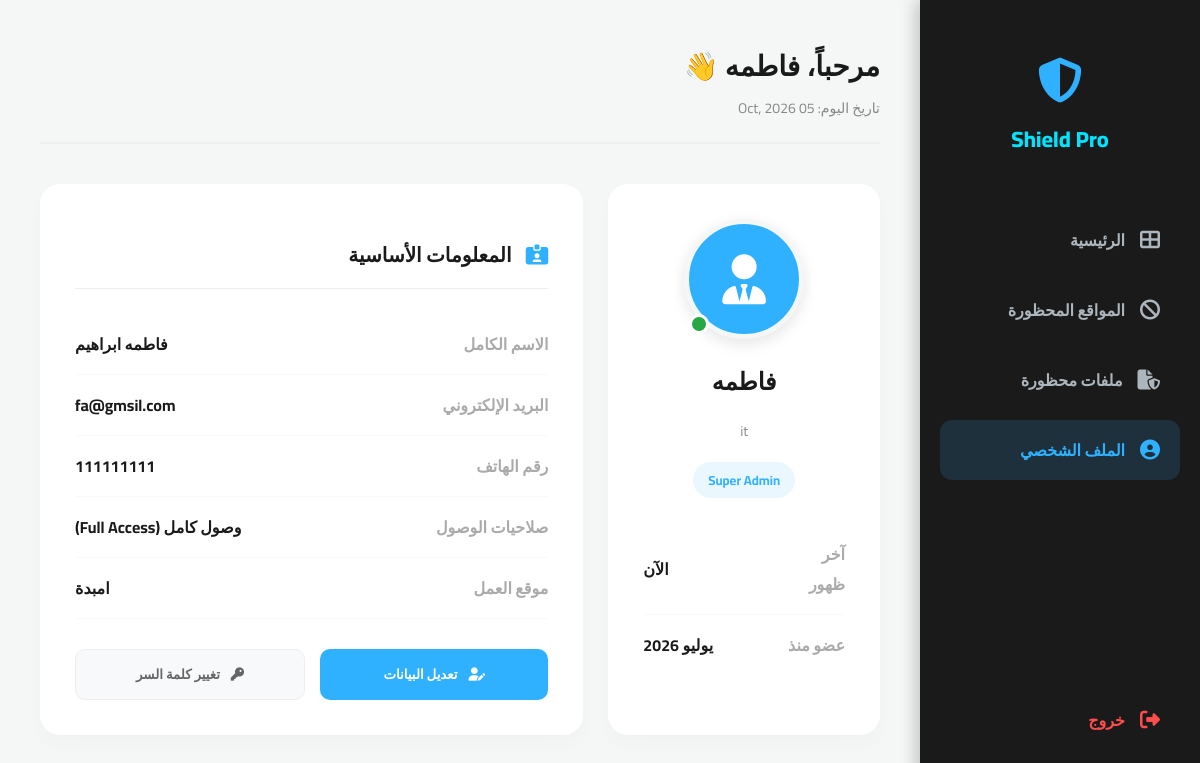
The app's page /backend/dashboard.php?page=profile (signed in) with its own data.
### tables this page shows
CREATE TABLE `users` (
  `id` int(11) NOT NULL,
  `username` varchar(255) NOT NULL,
  `fullname` varchar(255) NOT NULL,
  `email` varchar(255) NOT NULL,
  `password` varchar(255) NOT NULL,
  `phone` varchar(50) NOT NULL,
  `job_title` varchar(255) NOT NULL,
  `location` varchar(255) NOT NULL,
  `role` varchar(50) DEFAULT 'Super Admin',
  `created_at` timestamp NOT NULL DEFAULT current_timestamp()
);

### backend/profile.php (the view, shortened to what this page needs)
<?php
$user_id = $_SESSION['user_id'];
$query = "SELECT * FROM users WHERE id = '$user_id'";
$result = mysqli_query($conn, $query);
if ($result && mysqli_num_rows($result) > 0) {
    $user = mysqli_fetch_assoc($result);
    $username  = htmlspecialchars($user['username']);
    $fullname  = htmlspecialchars($user['fullname']);
    $email     = htmlspecialchars($user['email']);
    $phone     = htmlspecialchars($user['phone']);
    $job_title = htmlspecialchars($user['job_title']);
    $location  = htmlspecialchars($user['location']);
    $role      = htmlspecialchars($user['role']);
    $access_level = ($role === 'Super Admin') ? 'وصول كامل (Full Access)' : 'وصول محدود';
    $created_at = strtotime($user['created_at']);
    $months = [
        "Jan" => "يناير", "Feb" => "فبراير", "Mar" => "مارس", "Apr" => "أبريل",
        "May" => "مايو", "Jun" => "يونيو", "Jul" => "يوليو", "Aug" => "أغسطس",
        "Sep" => "سبتمبر", "Oct" => "أكتوبر", "Nov" => "نوفمبر", "Dec" => "ديسمبر"
    ];
    $month_en = date('M', $created_at);
    $year = date('Y', $created_at);
    $join_date = $months[$month_en] . ' ' . $year;
}
?>
<div class="profile-grid">
    <div class="profile-card">
        <div class="avatar-wrapper">
            <div class="avatar-main">
                <i class="fas fa-user-tie"></i>
            </div>
            <div class="status-online" title="متصل الآن"></div>
        </div>
        <h3><?php echo $username; ?></h3>
        <p><?php echo $job_title; ?></p>
        <span class="role-badge"><?php echo $role; ?></span>
        <div style="margin-top: 30px; text-align: right;">
            <div class="info-row">
                <span class="info-label">آخر ظهور</span>
                <span class="info-value">الآن</span>
            </div>
            <div class="info-row">
                <span class="info-label">عضو منذ</span>
                <span class="info-value"><?php echo $join_date; ?></span>
            </div>
        </div>
    </div>
    <div class="details-card">
        <h2><i class="fas fa-id-card-clip" style="margin-left: 10px; color: var(--primary);"></i> المعلومات الأساسية</h2>
        <form id="profileForm" method="POST" action="">
            <div class="info-row">
                <span class="info-label">الاسم الكامل</span>
                <span class="info-value editable" data-name="fullname"><?php echo $fullname; ?></span>
            </div>
            <div class="info-row">
                <span class="info-label">البريد الإلكتروني</span>
                <span class="info-value editable" data-name="email"><?php echo $email; ?></span>
            </div>
            <div class="info-row">
                <span class="info-label">رقم الهاتف</span>
                <span class="info-value editable" data-name="phone" dir="ltr"><?php echo $phone; ?></span>
            </div>
            <div class="info-row">
                <span class="info-label">صلاحيات الوصول</span>
                <span class="info-value"><?php echo $access_level; ?></span>
            </div>
            <div class="info-row">
                <span class="info-label">موقع العمل</span>
                <span class="info-value editable" data-name="location"><?php echo $location; ?></span>
            </div>
            <div class="action-buttons">
                <button type="button" id="editBtn" class="btn-profile btn-edit"><i class="fas fa-user-pen" style="margin-left: 8px;"></i> تعديل البيانات</button>
                <button type="button" id="openPasswordModal" class="btn-profile btn-password"><i class="fas fa-key" style="margin-left: 8px;"></i> تغيير كلمة السر</button>
            </div>
        </form>
    </div>
</div>

### backend/dashboard.php (style rules this page uses)
:root { --primary: #30b1ff; --secondary: #00e4fe; --dark: #1a1a1a; --danger: #dc3545; --success: #28a745; --bg: #f4f7f6; --sidebar-width: 280px; }
* { box-sizing: border-box; }
body { font-family: 'Cairo', sans-serif; background: var(--bg); margin: 0; display: flex; min-height: 100vh; direction: rtl; }

### backend/profile.php (style rules this page uses)
:root { --primary: #30b1ff; --success: #28a745; --dark: #1a1a1a; --danger: #dc3545; }
.profile-grid { display: grid; grid-template-columns: 1fr 2fr; gap: 25px; max-width: 1000px; margin: 0 auto; }
.profile-card, .details-card { background: white; padding: 35px; border-radius: 20px; box-shadow: 0 10px 20px rgba(0,0,0,0.02); }
.profile-card { text-align: center; }
.avatar-wrapper { position: relative; width: 120px; height: 120px; margin: 0 auto 20px; }
.avatar-main { width: 100%; height: 100%; background: var(--primary); border-radius: 50%; display: flex; align-items: center; justify-content: center; color: white; font-size: 50px; border: 5px solid #f4f7f6; box-shadow: 0 5px 15px rgba(0,0,0,0.1); }
.status-online { position: absolute; bottom: 5px; left: 5px; width: 20px; height: 20px; background: var(--success); border: 3px solid white; border-radius: 50%; }
.profile-card h3 { margin: 10px 0 5px; font-size: 24px; color: var(--dark); }
.profile-card p { color: #888; font-size: 14px; margin-bottom: 20px; }
.role-badge { background: rgba(48, 177, 255, 0.1); color: var(--primary); padding: 6px 15px; border-radius: 20px; font-size: 13px; font-weight: 700; }
.details-card h2 { font-size: 20px; margin-bottom: 25px; color: var(--dark); border-bottom: 1px solid #eee; padding-bottom: 15px; }
.info-row { display: flex; justify-content: space-between; align-items: center; padding: 15px 0; border-bottom: 1px solid #f9f9f9; }
.info-row:last-child { border-bottom: none; }
.info-label { color: #aaa; font-weight: 600; width: 30%; }
.info-value { color: var(--dark); font-weight: 700; width: 70%; text-align: left; }
.action-buttons { margin-top: 30px; display: flex; gap: 15px; }
.btn-profile { flex: 1; padding: 12px; border-radius: 10px; border: none; font-family: 'Cairo'; font-weight: 700; cursor: pointer; transition: 0.3s; }
.btn-edit { background: var(--primary); color: white; }
.btn-password { background: #f8f9fa; color: #666; border: 1px solid #eee; }

### records on screen
users: username "فاطمه", job_title "it", role "Super Admin", created_at "يوليو 2026", fullname "فاطمه ابراهيم", email "fa@gmsil.com", phone "111111111", role "وصول كامل (Full Access)", location "امبدة"

### other values on screen
$_SESSION['username'] "فاطمه"
